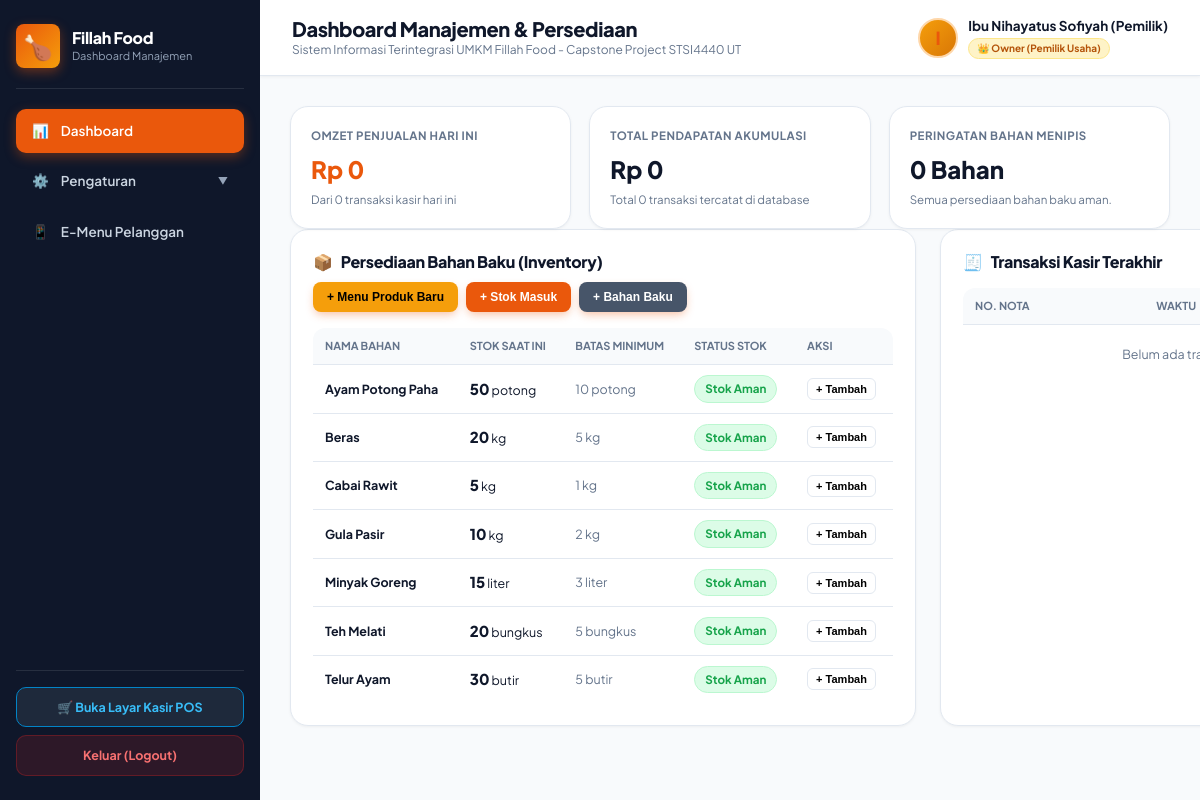
/admin.php (signed in), run on the app's committed database.
### tables this page shows
CREATE TABLE IF NOT EXISTS bahan_baku (
    id INT AUTO_INCREMENT PRIMARY KEY,
    nama_bahan VARCHAR(100) NOT NULL,
    stok DECIMAL(10,2) NOT NULL,
    satuan VARCHAR(20) NOT NULL,
    batas_minimum DECIMAL(10,2) NOT NULL,
    gambar VARCHAR(255) NULL
);

### auth_check.php (called while the page is built, shortened)
<?php
function is_owner() {
    return isset($_SESSION['role']) && $_SESSION['role'] === 'Owner';
}
?>

### admin.php (the view, shortened to what this page needs)
<?php
require_once 'auth_check.php';
require_once 'config.php';
$tab_aktif = isset($_GET['tab']) ? trim($_GET['tab']) : 'dashboard';
$q_today = $conn->query("SELECT COALESCE(SUM(total_pembayaran), 0) AS omzet_today, COUNT(*) AS trx_today FROM transaksi WHERE DATE(tanggal_transaksi) = CURDATE()");
$kpi_today = $q_today->fetch_assoc();
$q_all = $conn->query("SELECT COALESCE(SUM(total_pembayaran), 0) AS total_omzet, COUNT(*) AS total_trx FROM transaksi");
$kpi_all = $q_all->fetch_assoc();
$q_alert = $conn->query("SELECT COUNT(*) AS total_menipis FROM bahan_baku WHERE stok <= batas_minimum");
$kpi_alert = $q_alert->fetch_assoc();
$bahan_baku_list = [];
$res_bahan = $conn->query("SELECT * FROM bahan_baku ORDER BY nama_bahan ASC");
if ($res_bahan) {
    while ($b = $res_bahan->fetch_assoc()) {
        $bahan_baku_list[] = $b;
    }
}
$transaksi_terbaru = [];
?>
<!DOCTYPE html>
<html lang="id">
<head>
    <link rel="stylesheet" href="style.css">
</head>
<body>
    <aside class="sidebar">
        <div>
            <div class="brand-section">
                <div class="brand-brand-wrap">
                    <div class="brand-icon">🍗</div>
                    <div class="brand-details">
                        <h2>Fillah Food</h2>
                        <p>Dashboard Manajemen</p>
                    </div>
                </div>
            </div>
            <nav class="nav-menu">
                <a href="admin.php?tab=dashboard" data-tab="dashboard" class="nav-item <?php echo ($tab_aktif === 'dashboard') ? 'active' : ''; ?>" onclick="pindahTab('dashboard', event)">
                    <span>📊</span> Dashboard
                </a>
                <?php if (is_owner()): ?>
                <div class="nav-group <?php echo in_array($tab_aktif, ['pengguna', 'peran', 'user-setting']) ? 'open' : ''; ?>" id="nav-group-pengaturan">
                    <div class="nav-item nav-parent <?php echo in_array($tab_aktif, ['pengguna', 'peran', 'user-setting']) ? 'active' : ''; ?>" onclick="toggleSubmenu('nav-group-pengaturan')">
                        <div class="nav-parent-title">
                            <span>⚙️</span> Pengaturan
                        </div>
                        <span class="nav-arrow">▼</span>
                    </div>
                </div>
                <?php endif; ?>
                <a href="menu.php" target="_blank" class="nav-item">
                    <span>📱</span> E-Menu Pelanggan
                </a>
            </nav>
        </div>
        <div class="sidebar-footer">
            <a href="kasir.php" class="btn-switch-mode">
                🛒 Buka Layar Kasir POS
            </a>
            <a href="logout.php" class="btn-logout">
                Keluar (Logout)
            </a>
        </div>
    </aside>
    <div class="main-content">
        <header class="topbar">
            <div class="topbar-left">
                <div class="topbar-title">
                    <h1 id="topbar-page-title">
                        <?php
                            if ($tab_aktif === 'pengguna') echo 'Pengelolaan Pengguna';
                            elseif ($tab_aktif === 'peran') echo 'Peran & Hak Akses (RBAC)';
                            elseif ($tab_aktif === 'user-setting') echo 'User Setting & Profil Akun';
                            else echo 'Dashboard Manajemen & Persediaan';
                        ?>
                    </h1>
                    <p id="topbar-page-subtitle">
                        <?php
                            if ($tab_aktif === 'pengguna') echo 'Daftar akun staf terdaftar, pendaftaran staf baru, dan kontrol akun';
                            elseif ($tab_aktif === 'peran') echo 'Konfigurasi pembagian hak akses fitur dan penetapan peran staf (Owner, Admin, Kasir)';
                            elseif ($tab_aktif === 'user-setting') echo 'Pengaturan kredensial akun staf dan profil pribadi';
                            else echo 'Sistem Informasi Terintegrasi UMKM Fillah Food - Capstone Project STSI4440 UT';
                        ?>
                    </p>
                </div>
            </div>
            <div class="admin-profile">
                <div class="avatar" style="<?php echo (is_owner()) ? 'background: linear-gradient(135deg, #f59e0b, #d97706);' : 'background: linear-gradient(135deg, #0284c7, #0369a1);'; ?> overflow: hidden; padding: 0;">
                    <?php if (!empty($_SESSION['foto']) && file_exists(__DIR__ . '/' . $_SESSION['foto'])): ?>
                        <img src="<?php echo htmlspecialchars($_SESSION['foto']); ?>" alt="Avatar" style="width: 100%; height: 100%; object-fit: cover;">
                    <?php else: ?>
                        <?php
                            $nama_disp = !empty($_SESSION['nama_lengkap']) ? $_SESSION['nama_lengkap'] : $_SESSION['username'];
                            echo strtoupper(substr($nama_disp, 0, 1));
                        ?>
                    <?php endif; ?>
                </div>
                <div class="admin-profile-name">
                    <div style="font-size: 13.5px; font-weight: 700;">
                        <?php echo htmlspecialchars($nama_disp); ?>
                    </div>
                    <div style="font-size: 11px; margin-top: 2px;">
                        <?php if (is_owner()): ?>
                            <span class="badge badge-role-owner" style="font-size: 10px; padding: 2px 8px;">👑 Owner (Pemilik Usaha)</span>
                        <?php else: ?>
                            <span class="badge badge-role-admin" style="font-size: 10px; padding: 2px 8px;">⚙️ Admin (Staf Persediaan)</span>
                        <?php endif; ?>
                    </div>
                </div>
            </div>
        </header>
        <div class="content-body">
            <div id="view-dashboard" class="tab-view" style="<?php echo ($tab_aktif === 'dashboard') ? '' : 'display: none;'; ?>">
                <div class="kpi-grid">
                <div class="kpi-card">
                    <div class="kpi-title">Omzet Penjualan Hari Ini</div>
                    <div class="kpi-value" style="color: var(--primary);">
                        Rp <?php echo number_format($kpi_today['omzet_today'], 0, ',', '.'); ?>
                    </div>
                    <div class="kpi-desc">Dari <?php echo $kpi_today['trx_today']; ?> transaksi kasir hari ini</div>
                </div>
                <div class="kpi-card">
                    <div class="kpi-title">Total Pendapatan Akumulasi</div>
                    <div class="kpi-value">
                        Rp <?php echo number_format($kpi_all['total_omzet'], 0, ',', '.'); ?>
                    </div>
                    <div class="kpi-desc">Total <?php echo $kpi_all['total_trx']; ?> transaksi tercatat di database</div>
                </div>
                <div class="kpi-card <?php echo ($kpi_alert['total_menipis'] > 0) ? 'alert-card' : ''; ?>">
                    <div class="kpi-title">Peringatan Bahan Menipis</div>
                    <div class="kpi-value">
                        <?php echo $kpi_alert['total_menipis']; ?> Bahan
                    </div>
                    <div class="kpi-desc">
                        <?php echo ($kpi_alert['total_menipis'] > 0) ? '⚠️ Segera lakukan belanja bahan ke pasar!' : 'Semua persediaan bahan baku aman.'; ?>
                    </div>
                </div>
            </div>
            <div class="section-grid">
                <div class="panel-card" id="stok-persediaan">
                    <div class="panel-header">
                        <h2><span>📦</span> Persediaan Bahan Baku (Inventory)</h2>
                        <div style="display: flex; gap: 8px;">
                            <button class="btn-primary-sm" style="background:var(--secondary); color:#000;" onclick="bukaModalProdukBaru()">+ Menu Produk Baru</button>
                            <button class="btn-primary-sm" onclick="bukaModalStokMasuk()">+ Stok Masuk</button>
                            <button class="btn-primary-sm" style="background:#475569;" onclick="bukaModalBahanBaru()">+ Bahan Baku</button>
                        </div>
                    </div>
                    <div class="table-responsive">
                        <table>
                            <thead>
                                <tr>
                                    <th>Nama Bahan</th>
                                    <th>Stok Saat Ini</th>
                                    <th>Batas Minimum</th>
                                    <th>Status Stok</th>
                                    <th>Aksi</th>
                                </tr>
                            </thead>
                            <tbody>
                                <?php foreach ($bahan_baku_list as $b): ?>
                                    <?php
                                        $stok = floatval($b['stok']);
                                        $min = floatval($b['batas_minimum']);
                                        if ($stok <= 0) {
                                            $badge_class = "badge-danger";
                                            $badge_label = "Habis / Kritis";
                                        } elseif ($stok <= $min) {
                                            $badge_class = "badge-warning";
                                            $badge_label = "Menipis";
                                        } else {
                                            $badge_class = "badge-safe";
                                            $badge_label = "Stok Aman";
                                        }
                                    ?>
                                    <tr>
                                        <td><strong><?php echo htmlspecialchars($b['nama_bahan']); ?></strong></td>
                                        <td>
                                            <span style="font-size: 15px; font-weight: 800;"><?php echo rtrim(rtrim(number_format($stok, 2, '.', ''), '0'), '.'); ?></span>
                                            <?php echo htmlspecialchars($b['satuan']); ?>
                                        </td>
                                        <td style="color: var(--text-muted);">
                                            <?php echo rtrim(rtrim(number_format($min, 2, '.', ''), '0'), '.'); ?> <?php echo htmlspecialchars($b['satuan']); ?>
                                        </td>
                                        <td>
                                            <span class="badge <?php echo $badge_class; ?>"><?php echo $badge_label; ?></span>
                                        </td>
                                        <td>
                                            <button style="background: none; border: 1px solid var(--border); padding: 4px 8px; border-radius: 6px; cursor: pointer; font-size: 11px; font-weight: 700;" onclick="isiStokCepat(<?php echo $b['id']; ?>, '<?php echo addslashes($b['nama_bahan']); ?>', '<?php echo $b['satuan']; ?>')">
                                                + Tambah
                                            </button>
                                        </td>
                                    </tr>
                                <?php endforeach; ?>
                            </tbody>
                        </table>
                    </div>
                </div>
                <div class="panel-card" id="riwayat-transaksi">
                    <div class="panel-header">
                        <h2><span>🧾</span> Transaksi Kasir Terakhir</h2>
                    </div>
                    <div class="table-responsive">
                        <table>
                            <thead>
                                <tr>
                                    <th>No. Nota</th>
                                    <th>Waktu</th>
                                </tr>
                            </thead>
                            <tbody>
                                <?php if (empty($transaksi_terbaru)): ?>
                                    <tr>
                                        <td colspan="3" style="text-align: center; color: var(--text-muted); padding: 20px;">
                                            Belum ada transaksi penjualan yang tercatat.
                                        </td>
                                    </tr>
                                <?php endif; ?>
                            </tbody>
                        </table>
                    </div>
                </div>
            </div>
        </div>
        </div>
    </div>
</body>
</html>

### style.css (style rules this page uses)
:root { --primary: #ea580c; --primary-hover: #c2410c; --primary-light: #fff7ed; --secondary: #f59e0b; --success: #16a34a; --success-hover: #15803d; --success-light: #dcfce7; --warning: #d97706; --warning-light: #fef3c7; --danger: #dc2626; --danger-light: #fee2e2; --bg-canvas: #f8fafc; --bg-card: #ffffff; --sidebar-bg: #0f172a; --sidebar-hover: #1e293b; --text-dark: #0f172a; --text-muted: #64748b; --border: #e2e8f0; --radius-sm: 8px; --radius-md: 12px; --radius-lg: 18px; --radius-xl: 24px; --shadow-sm: 0 1px 3px rgba(0, 0, 0, 0.05); --shadow-md: 0 4px 12px -2px rgba(15, 23, 42, 0.08); --shadow-lg: 0 10px 25px -5px rgba(234, 88, 12, 0.15), 0 0 1px 1px rgba(0, 0, 0, 0.05); --shadow-primary: 0 4px 14px -2px rgba(234, 88, 12, 0.4); --safe-top: env(safe-area-inset-top, 0px); --safe-bottom: env(safe-area-inset-bottom, 0px); --safe-left: env(safe-area-inset-left, 0px); --safe-right: env(safe-area-inset-right, 0px); }
*, *::before, *::after { margin: 0; padding: 0; box-sizing: border-box; -webkit-tap-highlight-color: transparent; }
html { font-size: 16px; scroll-behavior: smooth; -webkit-text-size-adjust: 100%; }
body { background-color: var(--bg-canvas); color: var(--text-dark); font-family: 'Plus Jakarta Sans', system-ui, -apple-system, BlinkMacSystemFont, 'Segoe UI', Roboto, sans-serif; line-height: 1.5; min-height: 100vh; min-height: 100dvh; overflow-x: hidden; }
h1, h2, h3, h4, h5, h6 { color: var(--text-dark); font-weight: 800; letter-spacing: -0.02em; line-height: 1.25; }
.badge { display: inline-flex; align-items: center; gap: 4px; padding: 4px 10px; border-radius: 20px; font-size: 0.725rem; font-weight: 700; white-space: nowrap; }
.table-responsive { width: 100%; overflow-x: auto; -webkit-overflow-scrolling: touch; border-radius: var(--radius-md); }
.table-responsive table { width: 100%; min-width: 580px; border-collapse: collapse; }

### data on the page
bahan_baku: nama_bahan "Ayam Potong Paha", stok "50", satuan "potong", batas_minimum "10", badge_label "Stok Aman"
bahan_baku: nama_bahan "Beras", stok "20", satuan "kg", batas_minimum "5", badge_label "Stok Aman"
bahan_baku: nama_bahan "Cabai Rawit", stok "5", satuan "kg", batas_minimum "1", badge_label "Stok Aman"
bahan_baku: nama_bahan "Gula Pasir", stok "10", satuan "kg", batas_minimum "2", badge_label "Stok Aman"
bahan_baku: nama_bahan "Minyak Goreng", stok "15", satuan "liter", batas_minimum "3", badge_label "Stok Aman"
bahan_baku: nama_bahan "Teh Melati", stok "20", satuan "bungkus", batas_minimum "5", badge_label "Stok Aman"
bahan_baku: nama_bahan "Telur Ayam", stok "30", satuan "butir", batas_minimum "5", badge_label "Stok Aman"

### other printed values
substr($nama_disp, 0, 1) "I"
$nama_disp "Ibu Nihayatus Sofiyah (Pemilik)"
$kpi_today['omzet_today'] "0"
$kpi_today['trx_today'] "0"
$kpi_all['total_omzet'] "0"
$kpi_all['total_trx'] "0"
$kpi_alert['total_menipis'] "0"
